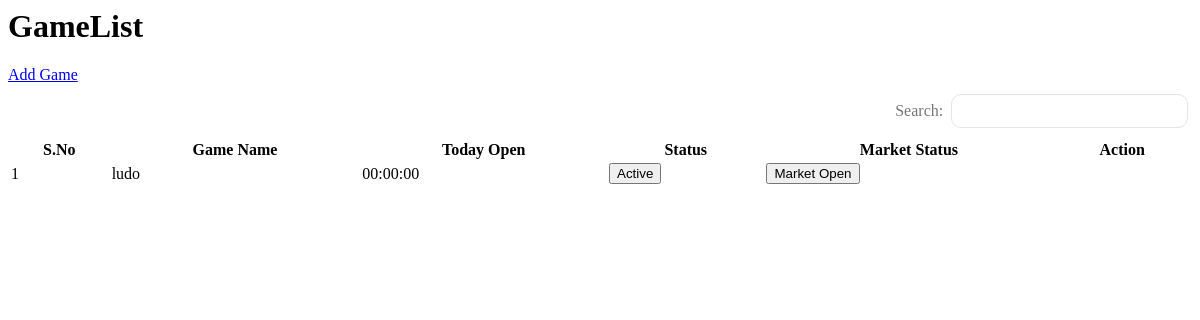
The app's page /adminView/gameNameStarline.php with its own data.
### tables this page shows
CREATE TABLE `game_list` (
  `S.No` int(11) NOT NULL,
  `game_name` varchar(50) NOT NULL,
  `open_time` time NOT NULL,
  `close_time` time NOT NULL,
  `status` int(11) NOT NULL DEFAULT 0,
  `market_status` int(10) NOT NULL DEFAULT 0
);

### adminView/gameNameStarline.php (the view, shortened to what this page needs)
<link rel="stylesheet" href="assets\css\style4.css">
<div class="head-title">
    <div class="left">
        <h1>GameList</h1>
    </div>
    <a href="#" class="btn-addlist">
        <span class="text">Add Game</span>
    </a>
</div>
<section class="input-form">
    <div class="main-datatable">
        <div class="user-table">
            <div class="d-flex">
                <div class="add_flex">
                    <div class="searchInput">
                        <label type="email">Search:</label>
                        <input type="search" id="filterbox" placeholder=" ">
                    </div>
                </div>
            </div>
            <div class="filtertable">
                <table class="user-table-data" style="width:100%;">
                    <thead>
                        <tr>
                            <th style="min-width:10px;">S.No</th>
                            <th style="min-width:15px;">Game Name</th>
                            <th style="min-width:10px;">Today Open</th>
                            <th style="min-width:10px;">Status</th>
                            <th style="min-width:10px;">Market Status</th>
                            <th style="min-width:10px;">Action</th>
                        </tr>
                    </thead>
                    <tbody>
                        <?php
                        include_once "../config/dbconnect.php";
                        $sql = "SELECT * from game_list";
                        $result = $conn->query($sql);
                        if ($result->num_rows > 0) {
                            while ($row = $result->fetch_assoc()) {
                        ?>
                                <tr class="user-data">
                                    <td><?= $row["S.No"] ?></td>
                                    <td><?= $row["game_name"] ?></td>
                                    <td><?= $row["open_time"] ?></td>
                                    <?php
                                    if ($row["status"] == 0) {
                                    ?>
                                        <td><button class="btn-danger">Active</button></td>
                                    <?php
                                    } else {
                                    ?>
                                        <td><button class="btn-success">Inactive</button></td>
                                    <?php
                                    }
                                    ?>
                                    <?php
                                    if ($row["market_status"] == 0) {
                                    ?>
                                        <td><button class="btn-danger">Market Close</button></td>
                                    <?php
                                    } else {
                                    ?>
                                        <td><button class="btn-success">Market Open</button></td>
                                    <?php
                                    }
                                    ?>
                                    <td><i class='bx bxs-pencil'></i><i class='bx bx-trash'></i></td>
                                </tr>
                        <?php
                            }
                        }
                        ?>
                    </tbody>
                </table>
            </div>
        </div>
    </div>
</section>

### assets/css/style4.css (style rules this page uses)
.add_flex { display: flex; justify-content: flex-end; padding-right:0px; }
.searchInput { width: 50%; display: flex; align-items: center; position: relative; justify-content: flex-end; margin: 10px 0px; padding: 0px 4px; }
.searchInput input { border: 1px solid #e5e5e5; border-radius: 10px; margin-left: 8px; height: 34px; width: 40%; padding: 0px 25px 0px 10px; }
.searchInput label { color: #767676; font-weight: normal; }

### records on screen
game_list: No "1", game_name "ludo", open_time "00:00:00", status "Active", market_status "Market Open"
